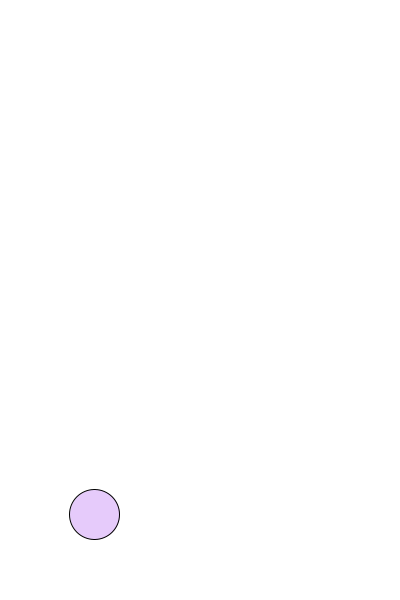
Frame 1 (no input)
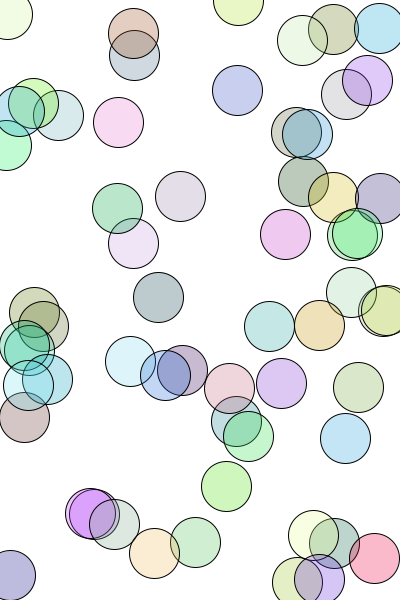
Frame 60 (the mouse pressed at the canvas centre just before this capture)
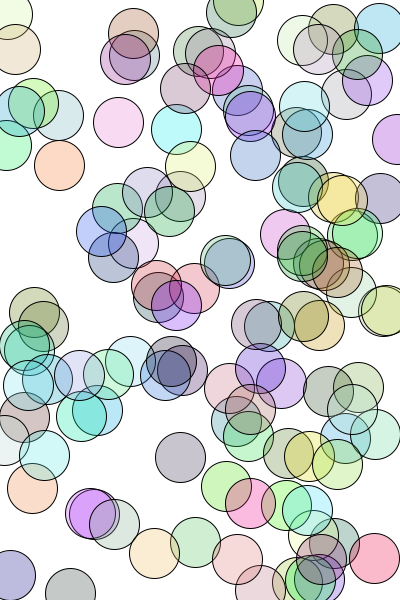
Frame 120 (the mouse held since frame 60 and released just before this capture)

The Processing sketch that drew these frames (run headless with seeded random() and noise(); from frame 60 on, the mouse is pressed at the canvas centre):

// Processing sketch: processing_98511
// ── processing_98511.pde

void setup()
{ 
  size(400, 600);
  background(255, 255, 255);
  smooth();
  frameRate(60);

} 

void draw() 
{  
    fill( random(255), random(255), random(255), 70 );
    ellipse( random(width), random(height), 50, 50);

}
